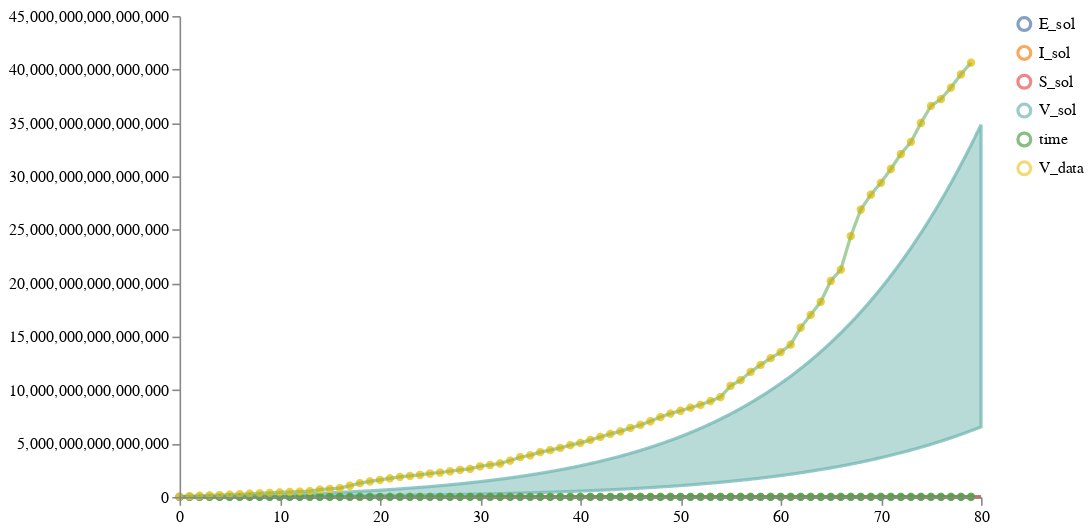

This figure's notebook cell:
### Code cell
num_samples = 10
start_time = 0
end_time = 80 #226 # between 10/02/2020 and 01/25/2021
num_timepoints = (end_time-start_time)*10 + 1
from pyciemss.utils import get_tspan
timepoints = list(get_tspan(start_time, end_time, num_timepoints).detach().numpy())

prior_samples = load_and_sample_petri_model(tm, num_samples, timepoints=timepoints, method="dopri5",
                                            visual_options={"title": "3_base", "subset":["I_sol", "E_sol", "V_sol"]}, 
                                            time_unit="days")
#display(prior_samples)

schema = plots.trajectories(pd.DataFrame(prior_samples["data"]), subset=".*_sol",
                            points=ww_data_train.reset_index(drop=True).rename(columns={"V":"V_data"}))
schema = plots.pad(schema, 5)
plots.ipy_display(schema)

### Figure 1 — Vega specification as saved in the notebook (floating-point values rounded to 4 significant figures; data arrays with more than 128 entries replaced by an {"elided": "..."} marker saying what was removed)
{"$schema": "https://vega.github.io/schema/vega/v5.json", "axes": [{"name": "x_axis", "orient": "bottom", "scale": "xscale", "zindex": 100}, {"name": "y_axis", "orient": "left", "scale": "yscale", "zindex": 100}], "data": [{"name": "distributions", "values": {"elided": "3204 records"}}, {"name": "traces", "transform": [{"expr": "isValid(datum.value)", "type": "filter"}], "values": []}, {"name": "points", "values": {"elided": "160 records"}}, {"name": "markers", "values": []}, {"name": "selected", "on": [{"remove": true, "trigger": "clear"}, {"remove": true, "trigger": "!shift"}, {"insert": "clicked", "trigger": "!shift && clicked"}, {"toggle": "clicked", "trigger": "shift && clicked"}]}], "height": 300, "legends": [{"encode": {"labels": {"interactive": true, "name": "legendLabel", "update": {"opacity": [{"test": "!length(data('selected')) || indata('selected', 'value', datum.value)", "value": 1}, {"value": 0.25}]}}, "symbols": {"interactive": true, "name": "legendSymbol", "update": {"fill": {"value": "transparent"}, "opacity": [{"test": "!length(data('selected')) || indata('selected', 'value', datum.value)", "value": 0.7}, {"value": 0.15}], "size": {"value": 64}, "strokeWidth": {"value": 2}}}}, "name": "color_legend", "stroke": "color"}], "marks": [{"from": {"facet": {"data": "points", "groupby": "trajectory", "name": "points_split"}}, "marks": [{"encode": {"hover": {"fillOpacity": {"value": 0.9}}, "update": {"fill": {"field": "trajectory", "scale": "color"}, "fillOpacity": [{"test": "!length(data('selected')) || indata('selected', 'value', datum.trajectory)", "value": 0.5}, {"value": 0.15}], "size": {"value": 10}, "stroke": {"field": "trajectory", "scale": "color"}, "strokeOpacity": [{"test": "!length(data('selected')) || indata('selected', 'value', datum.trajectory)", "value": 0.75}, {"value": 0.15}], "strokeWidth": {"value": 2}, "tooltip": {"field": "value"}, "x": {"field": "timepoint", "scale": "xscale"}, "y": {"field": "value", "scale": "yscale"}}}, "from": {"data": "points"}, "name": "_points_symbol", "type": "symbol", "zindex": 3}, {"encode": {"hover": {"fillOpacity": {"value": 0.9}}, "update": {"interpolate": {"value": "linear"}, "stroke": {"field": "trajectory", "scale": "color"}, "strokeOpacity": [{"test": "!length(data('selected')) || indata('selected', 'value', datum.trajectory)", "value": 0.3}, {"value": 0.1}], "strokeWidth": {"value": 2}, "x": {"field": "timepoint", "scale": "xscale"}, "y": {"field": "value", "scale": "yscale"}}}, "from": {"data": "points"}, "name": "_points_line", "type": "line", "zindex": 3}], "name": "_points", "type": "group", "zindex": 3}, {"from": {"facet": {"data": "traces", "groupby": "trajectory", "name": "traces_split"}}, "marks": [{"encode": {"hover": {"fillOpacity": {"value": 0.9}}, "update": {"interpolate": {"value": "linear"}, "stroke": {"field": "trajectory", "scale": "color"}, "strokeOpacity": [{"test": "!length(data('selected')) || indata('selected', 'value', datum.trajectory)", "value": 0.75}, {"value": 0.15}], "strokeWidth": {"value": 2}, "x": {"field": "timepoint", "scale": "xscale"}, "y": {"field": "value", "scale": "yscale"}}}, "from": {"data": "traces_split"}, "name": "_traces_lines", "type": "line"}], "name": "_traces", "type": "group", "zindex": 2}, {"from": {"facet": {"data": "distributions", "groupby": "trajectory", "name": "trajectory_split"}}, "marks": [{"encode": {"hover": {"fillOpacity": {"value": 0.9}}, "update": {"fill": {"field": "trajectory", "scale": "color"}, "fillOpacity": [{"test": "!length(data('selected')) || indata('selected', 'value', datum.trajectory)", "value": 0.5}, {"value": 0.15}], "interpolate": {"value": "linear"}, "stroke": {"field": "trajectory", "scale": "color"}, "strokeOpacity": [{"test": "!length(data('selected')) || indata('selected', 'value', datum.trajectory)", "value": 0.75}, {"value": 0.15}], "strokeWidth": {"value": 2}, "x": {"field": "timepoint", "scale": "xscale"}, "y": {"field": "upper", "scale": "yscale"}, "y2": {"field": "lower", "scale": "yscale"}}}, "from": {"data": "trajectory_split"}, "type": "area"}], "name": "_distributions", "type": "group", "zindex": 1}, {"marks": [{"encode": {"enter": {"stroke": {"value": "lightgray"}}, "update": {"opacity": {"value": 1}, "x": {"field": "timepoint", "scale": "xscale"}, "y": {"signal": "height"}, "y2": {"value": 0}}}, "from": {"data": "markers"}, "name": "_marker text", "type": "rule"}, {"encode": {"enter": {"fontSize": {"value": 8}, "text": {"field": "datum.label"}, "y": {"value": 0}}}, "from": {"data": "_marker text"}, "name": "_marker flags", "transform": [{"as": ["x", "_y", "opacity", "align", "baseline"], "lineAnchor": "start", "offset": [1], "size": {"signal": "[width, height]"}, "type": "label"}], "type": "text"}], "name": "_markers", "type": "group"}], "padding": 5, "scales": [{"domain": {"fields": [{"data": "distributions", "field": "timepoint"}, {"data": "traces", "field": "timepoint"}, {"data": "points", "field": "timepoint"}, {"data": "markers", "field": "timepoint"}]}, "name": "xscale", "range": "width", "type": "linear", "zero": false}, {"domain": {"fields": [{"data": "distributions", "field": "lower"}, {"data": "distributions", "field": "upper"}, {"data": "traces", "field": "value"}, {"data": "points", "field": "value"}]}, "name": "yscale", "nice": true, "range": "height", "type": "linear", "zero": true}, {"domain": {"fields": [{"data": "distributions", "field": "trajectory"}, {"data": "traces", "field": "trajectory"}, {"data": "points", "field": "trajectory"}]}, "name": "color", "range": "category", "type": "ordinal"}], "signals": [{"name": "clear", "on": [{"events": "mouseup[!event.item]", "force": true, "update": "true"}], "value": true}, {"name": "shift", "on": [{"events": "@legendSymbol:click, @legendLabel:click", "force": true, "update": "event.shiftKey"}], "value": false}, {"name": "clicked", "on": [{"events": "@legendSymbol:click, @legendLabel:click", "force": true, "update": "{value: datum.value}"}], "value": null}], "width": 500}
